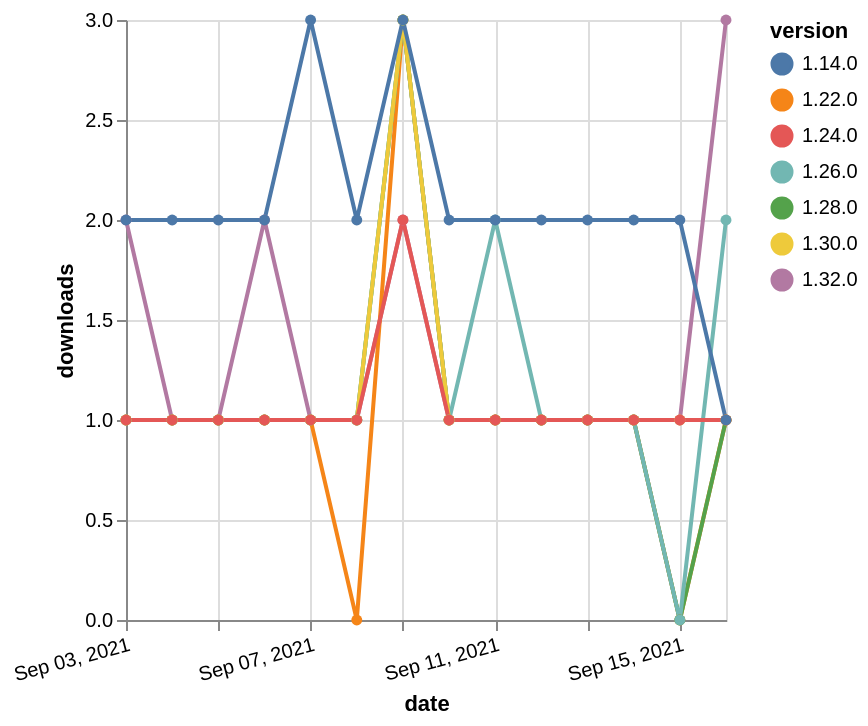

Describe this chart as a Vega-Lite specification.
### Vega-Lite specification from a JSON file in a GitHub repository (floating-point values rounded to 4 significant figures)
{"$schema": "https://vega.github.io/schema/vega-lite/v5.json", "description": "A simple bar chart with embedded data.", "data": {"values": [{"date": "2021-09-03", "total": 127, "delta": 2, "version": "1.32.0"}, {"date": "2021-09-04", "total": 128, "delta": 1, "version": "1.32.0"}, {"date": "2021-09-05", "total": 129, "delta": 1, "version": "1.32.0"}, {"date": "2021-09-06", "total": 131, "delta": 2, "version": "1.32.0"}, {"date": "2021-09-07", "total": 132, "delta": 1, "version": "1.32.0"}, {"date": "2021-09-08", "total": 133, "delta": 1, "version": "1.32.0"}, {"date": "2021-09-09", "total": 135, "delta": 2, "version": "1.32.0"}, {"date": "2021-09-10", "total": 136, "delta": 1, "version": "1.32.0"}, {"date": "2021-09-11", "total": 137, "delta": 1, "version": "1.32.0"}, {"date": "2021-09-12", "total": 138, "delta": 1, "version": "1.32.0"}, {"date": "2021-09-13", "total": 139, "delta": 1, "version": "1.32.0"}, {"date": "2021-09-14", "total": 140, "delta": 1, "version": "1.32.0"}, {"date": "2021-09-15", "total": 141, "delta": 1, "version": "1.32.0"}, {"date": "2021-09-16", "total": 144, "delta": 3, "version": "1.32.0"}, {"date": "2021-09-03", "total": 373, "delta": 1, "version": "1.22.0"}, {"date": "2021-09-04", "total": 374, "delta": 1, "version": "1.22.0"}, {"date": "2021-09-05", "total": 375, "delta": 1, "version": "1.22.0"}, {"date": "2021-09-06", "total": 376, "delta": 1, "version": "1.22.0"}, {"date": "2021-09-07", "total": 377, "delta": 1, "version": "1.22.0"}, {"date": "2021-09-08", "total": 377, "delta": 0, "version": "1.22.0"}, {"date": "2021-09-09", "total": 380, "delta": 3, "version": "1.22.0"}, {"date": "2021-09-10", "total": 381, "delta": 1, "version": "1.22.0"}, {"date": "2021-09-11", "total": 382, "delta": 1, "version": "1.22.0"}, {"date": "2021-09-12", "total": 383, "delta": 1, "version": "1.22.0"}, {"date": "2021-09-13", "total": 384, "delta": 1, "version": "1.22.0"}, {"date": "2021-09-14", "total": 385, "delta": 1, "version": "1.22.0"}, {"date": "2021-09-15", "total": 385, "delta": 0, "version": "1.22.0"}, {"date": "2021-09-16", "total": 386, "delta": 1, "version": "1.22.0"}, {"date": "2021-09-03", "total": 190, "delta": 1, "version": "1.28.0"}, {"date": "2021-09-04", "total": 191, "delta": 1, "version": "1.28.0"}, {"date": "2021-09-05", "total": 192, "delta": 1, "version": "1.28.0"}, {"date": "2021-09-06", "total": 193, "delta": 1, "version": "1.28.0"}, {"date": "2021-09-07", "total": 194, "delta": 1, "version": "1.28.0"}, {"date": "2021-09-08", "total": 195, "delta": 1, "version": "1.28.0"}, {"date": "2021-09-09", "total": 198, "delta": 3, "version": "1.28.0"}, {"date": "2021-09-10", "total": 199, "delta": 1, "version": "1.28.0"}, {"date": "2021-09-11", "total": 200, "delta": 1, "version": "1.28.0"}, {"date": "2021-09-12", "total": 201, "delta": 1, "version": "1.28.0"}, {"date": "2021-09-13", "total": 202, "delta": 1, "version": "1.28.0"}, {"date": "2021-09-14", "total": 203, "delta": 1, "version": "1.28.0"}, {"date": "2021-09-15", "total": 203, "delta": 0, "version": "1.28.0"}, {"date": "2021-09-16", "total": 204, "delta": 1, "version": "1.28.0"}, {"date": "2021-09-03", "total": 208, "delta": 1, "version": "1.26.0"}, {"date": "2021-09-04", "total": 209, "delta": 1, "version": "1.26.0"}, {"date": "2021-09-05", "total": 210, "delta": 1, "version": "1.26.0"}, {"date": "2021-09-06", "total": 211, "delta": 1, "version": "1.26.0"}, {"date": "2021-09-07", "total": 212, "delta": 1, "version": "1.26.0"}, {"date": "2021-09-08", "total": 213, "delta": 1, "version": "1.26.0"}, {"date": "2021-09-09", "total": 216, "delta": 3, "version": "1.26.0"}, {"date": "2021-09-10", "total": 217, "delta": 1, "version": "1.26.0"}, {"date": "2021-09-11", "total": 219, "delta": 2, "version": "1.26.0"}, {"date": "2021-09-12", "total": 220, "delta": 1, "version": "1.26.0"}, {"date": "2021-09-13", "total": 221, "delta": 1, "version": "1.26.0"}, {"date": "2021-09-14", "total": 222, "delta": 1, "version": "1.26.0"}, {"date": "2021-09-15", "total": 222, "delta": 0, "version": "1.26.0"}, {"date": "2021-09-16", "total": 224, "delta": 2, "version": "1.26.0"}, {"date": "2021-09-03", "total": 217, "delta": 1, "version": "1.30.0"}, {"date": "2021-09-04", "total": 218, "delta": 1, "version": "1.30.0"}, {"date": "2021-09-05", "total": 219, "delta": 1, "version": "1.30.0"}, {"date": "2021-09-06", "total": 220, "delta": 1, "version": "1.30.0"}, {"date": "2021-09-07", "total": 221, "delta": 1, "version": "1.30.0"}, {"date": "2021-09-08", "total": 222, "delta": 1, "version": "1.30.0"}, {"date": "2021-09-09", "total": 225, "delta": 3, "version": "1.30.0"}, {"date": "2021-09-10", "total": 226, "delta": 1, "version": "1.30.0"}, {"date": "2021-09-11", "total": 227, "delta": 1, "version": "1.30.0"}, {"date": "2021-09-12", "total": 228, "delta": 1, "version": "1.30.0"}, {"date": "2021-09-13", "total": 229, "delta": 1, "version": "1.30.0"}, {"date": "2021-09-14", "total": 230, "delta": 1, "version": "1.30.0"}, {"date": "2021-09-15", "total": 231, "delta": 1, "version": "1.30.0"}, {"date": "2021-09-16", "total": 232, "delta": 1, "version": "1.30.0"}, {"date": "2021-09-03", "total": 213, "delta": 1, "version": "1.24.0"}, {"date": "2021-09-04", "total": 214, "delta": 1, "version": "1.24.0"}, {"date": "2021-09-05", "total": 215, "delta": 1, "version": "1.24.0"}, {"date": "2021-09-06", "total": 216, "delta": 1, "version": "1.24.0"}, {"date": "2021-09-07", "total": 217, "delta": 1, "version": "1.24.0"}, {"date": "2021-09-08", "total": 218, "delta": 1, "version": "1.24.0"}, {"date": "2021-09-09", "total": 220, "delta": 2, "version": "1.24.0"}, {"date": "2021-09-10", "total": 221, "delta": 1, "version": "1.24.0"}, {"date": "2021-09-11", "total": 222, "delta": 1, "version": "1.24.0"}, {"date": "2021-09-12", "total": 223, "delta": 1, "version": "1.24.0"}, {"date": "2021-09-13", "total": 224, "delta": 1, "version": "1.24.0"}, {"date": "2021-09-14", "total": 225, "delta": 1, "version": "1.24.0"}, {"date": "2021-09-15", "total": 226, "delta": 1, "version": "1.24.0"}, {"date": "2021-09-16", "total": 227, "delta": 1, "version": "1.24.0"}, {"date": "2021-09-03", "total": 2722, "delta": 2, "version": "1.14.0"}, {"date": "2021-09-04", "total": 2724, "delta": 2, "version": "1.14.0"}, {"date": "2021-09-05", "total": 2726, "delta": 2, "version": "1.14.0"}, {"date": "2021-09-06", "total": 2728, "delta": 2, "version": "1.14.0"}, {"date": "2021-09-07", "total": 2731, "delta": 3, "version": "1.14.0"}, {"date": "2021-09-08", "total": 2733, "delta": 2, "version": "1.14.0"}, {"date": "2021-09-09", "total": 2736, "delta": 3, "version": "1.14.0"}, {"date": "2021-09-10", "total": 2738, "delta": 2, "version": "1.14.0"}, {"date": "2021-09-11", "total": 2740, "delta": 2, "version": "1.14.0"}, {"date": "2021-09-12", "total": 2742, "delta": 2, "version": "1.14.0"}, {"date": "2021-09-13", "total": 2744, "delta": 2, "version": "1.14.0"}, {"date": "2021-09-14", "total": 2746, "delta": 2, "version": "1.14.0"}, {"date": "2021-09-15", "total": 2748, "delta": 2, "version": "1.14.0"}, {"date": "2021-09-16", "total": 2749, "delta": 1, "version": "1.14.0"}]}, "width": "container", "mark": {"type": "line", "point": {"filled": true}}, "encoding": {"x": {"field": "date", "type": "temporal", "timeUnit": "yearmonthdate", "title": "date", "axis": {"labelAngle": -15}}, "y": {"field": "delta", "type": "quantitative", "title": "downloads"}, "color": {"field": "version", "type": "nominal"}, "tooltip": {"field": "delta"}}}
